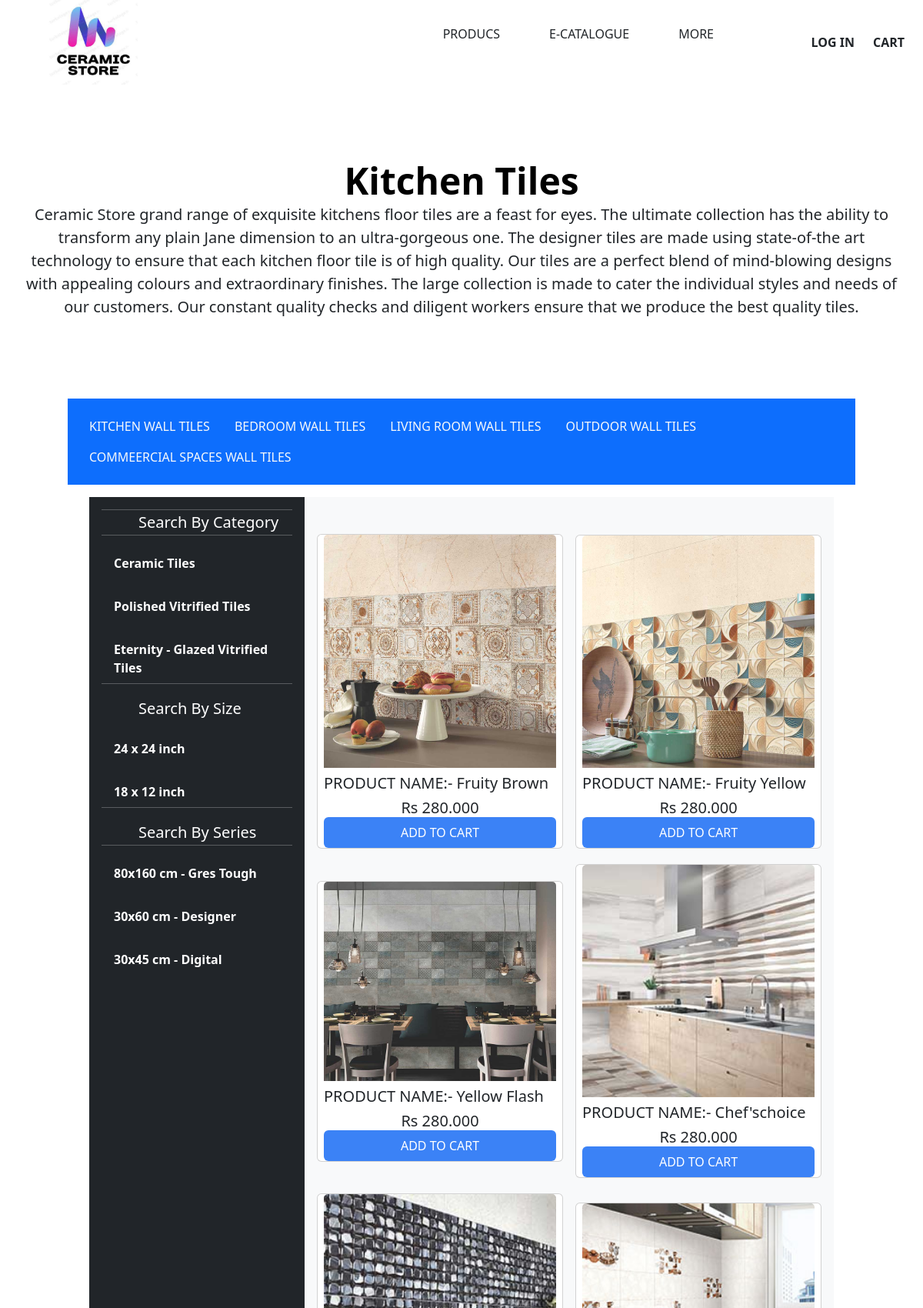
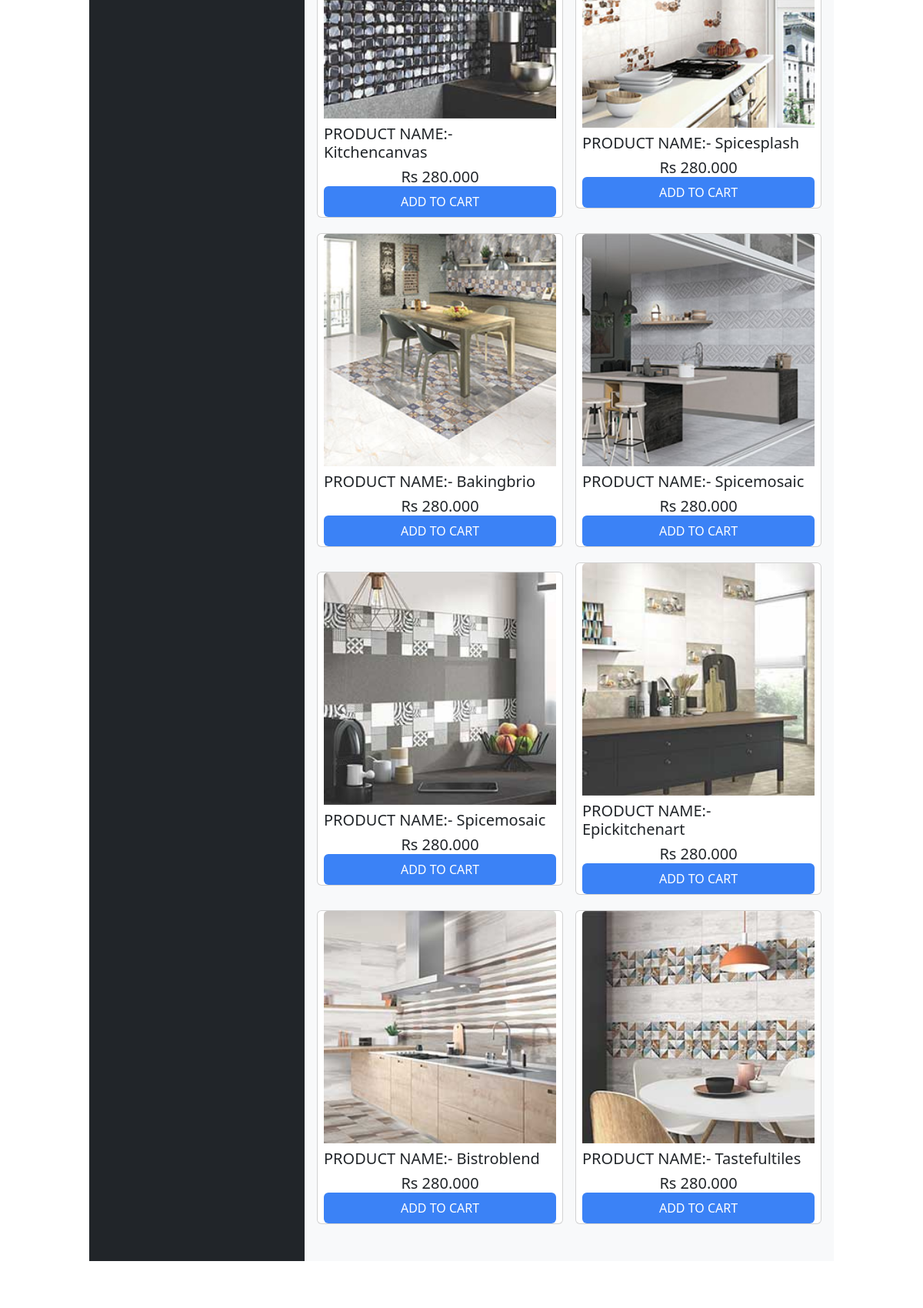
/filter/?categoryId=1 (upper part), run on the app's committed database (2 pictures, top to bottom).
### home/models.py (models this page shows, shortened)
class Product(models.Model):
    catagory = models.ForeignKey(Catagory,on_delete=models.CASCADE,max_length=100)
    name=models.CharField(max_length=100)
    detaile=models.TextField(max_length=1000)
    image = models.ImageField(upload_to="kitchen",null=True)
    size = models.CharField(max_length=10)
    price = models.DecimalField(max_digits=10,decimal_places=3)

### home/views.py (the view)
# urls.py: path("filter/",views.filter,name="filter"),
def filter(request):
    category_id = request.GET.get('categoryId', None)
    data = Product.objects.filter(catagory_id=category_id)
    info = {"about":tiles_detaile[category_id],"name":types[category_id]}
    return render(request,"./MPR/product1.html",{"tiles":data,"info":info})

### home/templates/MPR/product1.html (shortened to what this page needs)
{% extends "base.html" %}
{% load static %}
{% block link %} <link
  href="https://cdn.jsdelivr.net/npm/bootstrap@5.3.2/dist/css/bootstrap.min.css"
  rel="stylesheet"
/>
  <link rel="stylesheet" href="https://cdnjs.cloudflare.com/ajax/libs/font-awesome/5.15.3/css/all.min.css">
{% endblock link %}
{% block tailwind_link %}
    <link href="https://cdn.jsdelivr.net/npm/bootstrap@5.3.1/dist/css/bootstrap.min.css" rel="stylesheet"
>
    <script src="https://cdn.tailwindcss.com"></script>
{% endblock tailwind_link %}
{% block contant %}
  <div class="flex justify-between">
    <div class="flex w-1/5 justify-center items-center max-lg:w-1/2 ">
        <a href="home:home">
          <img class="flex justify-center shrink-0 h-[110px] " src="{% static "image/img27.jpg" %}">
        </a>
    </div>
    <div class="flex w-3/5 justify-end font-medium max-lg:hidden ">
        <a href="#" class=" p-3 m-3 hover:underline">PRODUCS</a>
        <a href="#" class=" p-3 m-3 hover:underline">E-CATALOGUE </a>
        <a href="#" class=" p-3 m-3 hover:underline">MORE</a>
    </div>
    <div class="flex justify-end items-center w-1/5 max-lg:w-1/2 ">
        <div>
          {% if request.user.is_authenticated %}
          <a class="font-bold hover:underline" href="{% url 'home:logout' %}">
              LOG OUT
          </a>
          {% else %}
              <a class="font-bold hover:underline" href="{% url 'home:login' %}">
                  LOG IN
              </a>
          {% endif %}
        </div>
        <div>
              <a class="p-4 cursor-pointer hover:underline font-bold" href="{% url "home:cartpage" %}">
                  CART
              </a>
        </div>
    </div>
  </div>
  <section>
    <div class="px-4 py-5 my-5 text-center ">
      <h1 class="display-5 fw-bold text-body-emphasis">{{info.name|title}}</h1>
      <div class="">
        <p class="lead mb-2 font-350">
          {{info.about}}
        </p>
      </div>
    </div>
  </section>
  <div class="container bg-primary">
    <header class="d-flex justify-content-center py-3">
      <ul class="nav " id="myTab" role="tablist">
        <li class="nav-item "><a href="{% url "home:filter" %}?categoryId=1" class="nav-link text-light btn-primary:hover focus:bg-blue-700" aria-current="page">KITCHEN WALL TILES</a></li>
        <li class="nav-item "><a href="{% url "home:filter" %}?categoryId=2" class="nav-link text-light btn-primary:hover focus:bg-blue-700">BEDROOM WALL TILES</a></li>
        <li class="nav-item "><a href="{% url "home:filter" %}?categoryId=3" class="nav-link text-light btn-primary:hover focus:bg-blue-700">LIVING ROOM WALL TILES</a></li>
        <li class="nav-item "><a href="{% url "home:filter" %}?categoryId=5" class="nav-link text-light btn-primary:hover focus:bg-blue-700">OUTDOOR WALL TILES</a></li>
        <li class="nav-item "><a href="{% url "home:filter" %}?categoryId=6" class="nav-link text-light btn-primary:hover focus:bg-blue-700">COMMEERCIAL SPACES WALL TILES</a></li>
      </ul>
    </header>
  </div>
  <section class="container">
    <div class="d-flex flex-shrink-0 p-3">
      <div
        class="d-flex flex-column flex-shrink-0 p-3 text-bg-dark"
        style="width: 280px"
      >
        <hr>
          <a
            href="/"
            class="d-flex align-items-center mb-3 mb-md-0 me-md-auto text-white text-decoration-none"
          >
            <svg class="bi pe-none me-2" width="40" height="32">
              <use xlink:href="#bootstrap"></use>
            </svg>
            <span class="fs-5">Search By Category</span>
          </a>
          <hr />
          <ul class="nav nav-pills flex-column mb-auto">
            <li class="nav-item">
              <a href="#" class="nav-link text-white focus:bg-blue-600 font-bold" aria-current="page">
                <svg class="bi pe-none me-2" width="16" height="16">
                  <use xlink:href="#home"></use>
                </svg>
                Ceramic Tiles
              </a>
            </li>
            <li>
              <a href="#" class="nav-link text-white focus:bg-blue-600 font-bold">
                <svg class="bi pe-none me-2" width="16" height="16">
                  <use xlink:href="#speedometer2"></use>
                </svg>
                Polished Vitrified Tiles
              </a>
            </li>
            <li>
              <a href="#" class="nav-link text-white focus:bg-blue-600 font-bold">
                <svg class="bi pe-none me-2" width="16" height="16">
                  <use xlink:href="#table"></use>
                </svg>
                Eternity - Glazed Vitrified Tiles
              </a>
            </li>
            <hr>
            <a
            href="/"
            class="d-flex align-items-center mb-3 mt-3 mb-md-0 me-md-auto text-white text-decoration-none"
          >
            <svg class="bi pe-none me-2" width="40" height="32">
              <use xlink:href="#bootstrap"></use>
            </svg>
            <span class="fs-5">Search By Size</span>
          </a>
          <li>
            <a href="{% url "home:sidebar" %}?size=24x24" class="nav-link text-white focus:bg-blue-600 font-bold">
              <svg class="bi pe-none me-2" width="16" height="16">
                <use xlink:href="#table"></use>
              </svg>
              24 x 24 inch
            </a>
          </li>
          <li>
            <a href="{% url "home:sidebar" %}?size=18x12" class="nav-link text-white focus:bg-blue-600 font-bold">
              <svg class="bi pe-none me-2" width="16" height="16">
                <use xlink:href="#table"></use>
              </svg>
              18 x 12 inch
            </a>
          </li>
          <hr>
          <a
            href="/"
            class="d-flex align-items-center mb-3 mt-3 mb-md-0 me-md-auto text-white text-decoration-none"
          >
            <svg class="bi pe-none me-2" width="40" height="32">
              <use xlink:href="#bootstrap"></use>
            </svg>
            <span class="fs-5">Search By Series</span>
          </a>
          <hr>
          <li>
            <a href="#" class="nav-link text-white focus:bg-blue-600 font-bold">
              <svg class="bi pe-none me-2" width="16" height="16">
                <use xlink:href="#table"></use>
              </svg>
              80x160 cm - Gres Tough
            </a>
          </li>
          <li>
            <a href="#" class="nav-link text-white focus:bg-blue-600 font-bold">
              <svg class="bi pe-none me-2" width="16" height="16">
                <use xlink:href="#table"></use>
              </svg>
              30x60 cm - Designer
            </a>
          </li>
          <li>
            <a href="#" class="nav-link text-white focus:bg-blue-600 font-bold">
              <svg class="bi pe-none me-2" width="16" height="16">
                <use xlink:href="#table"></use>
              </svg>
              30x45 cm - Digital
            </a>
          </li>
      </div>
      <div class="album py-5 bg-body-tertiary">
        <div class="container">
          <div class="row row-cols-1 row-cols-sm-2 row-cols-md-3 g-3 row-gap-xl-1 column-gap-3 d-flex justify-center align-items-center">
            {% for item in tiles %}
              <div class="card" style="width: 20rem;">
                <a href="{% url "home:detaile"%}?product={{item.id}}">
                  <img src="{{item.image.url}}" class="card-img-top" alt="...">
                </a>
                <div class="flex-col">
                  <div class="flex-col">
                    <div>
                      <h6 class="font-580 pt-2 text-[20px]">PRODUCT NAME:- {{item.name|title}}</h6>
                    </div>
                    <div>
                      <h6 class="flex items-center justify-center font-550 pt-2 text-[20px]">
                         Rs {{item.price}}
                      </h6>
                    </div>
                  </div>
                  <div class="flex items-center justify-center bg-blue-500 py-2 rounded text-white hover:p-0">
                    <a href="{% url "home:add" id=item.id %}" target="blank">
                        <button>
                            ADD TO CART
                        </button>
                    </a>
                  </div>
                </div>
              </div>
            {% endfor %}
        </div>
    </div>
  </section>
  <div class="flex flex-col h-[450px]">
</div>
{% endblock contant %}

### data on the page
Product: image (picture), name "Fruity Brown", price "280.000"
Product: image (picture), name "Fruity Yellow", price "280.000"
Product: image (picture), name "Yellow Flash", price "280.000"
Product: image (picture), name "Chef'schoice", price "280.000"
Product: image (picture), name "Kitchencanvas", price "280.000"
Product: image (picture), name "Spicesplash", price "280.000"
Product: image (picture), name "Bakingbrio", price "280.000"
Product: image (picture), name "Spicemosaic", price "280.000"
Product: image (picture), name "Spicemosaic", price "280.000"
Product: image (picture), name "Epickitchenart", price "280.000"
Product: image (picture), name "Bistroblend", price "280.000"
Product: image (picture), name "Tastefultiles", price "280.000"

### other printed values
{{ info.name|title }} "Kitchen Tiles"
